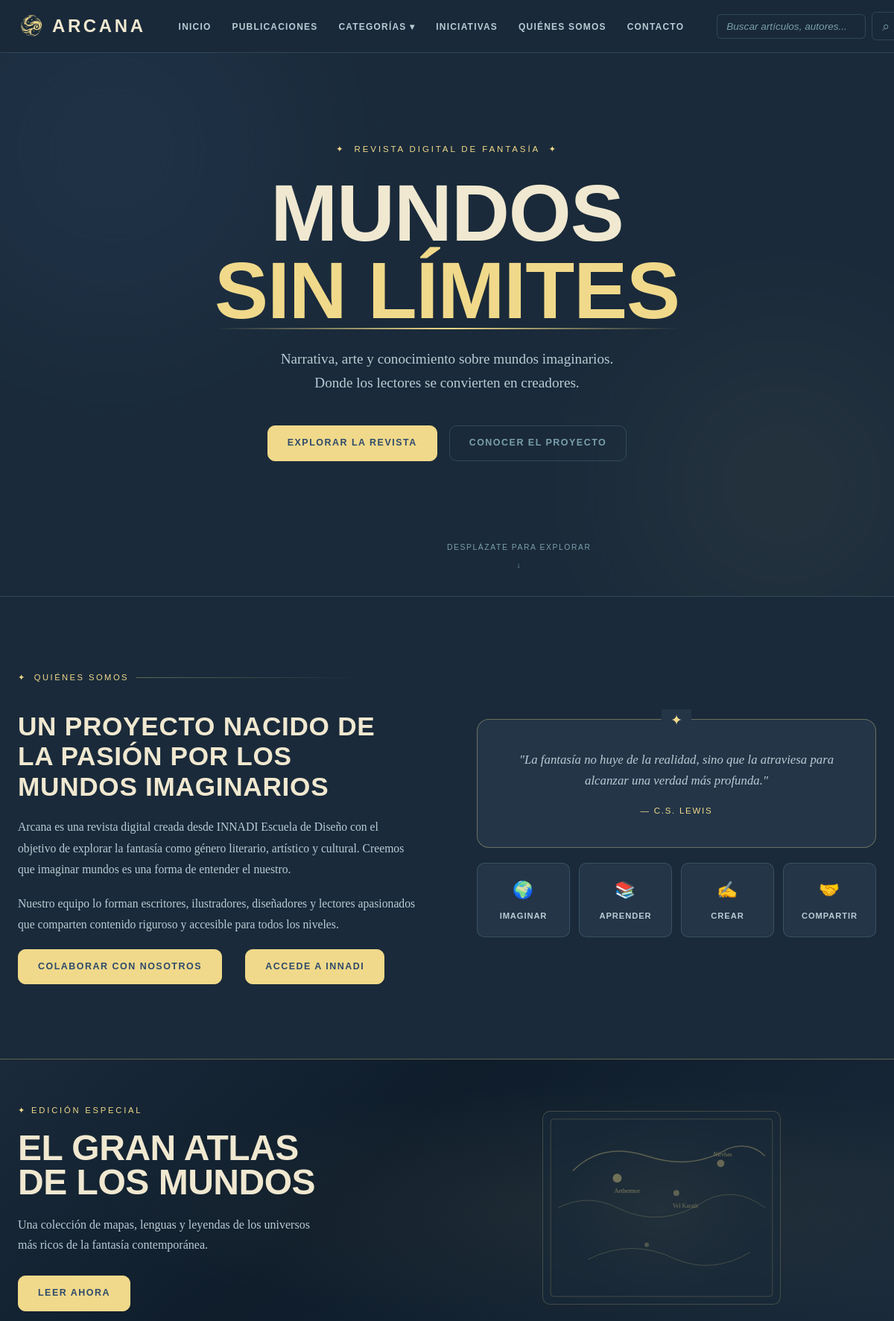
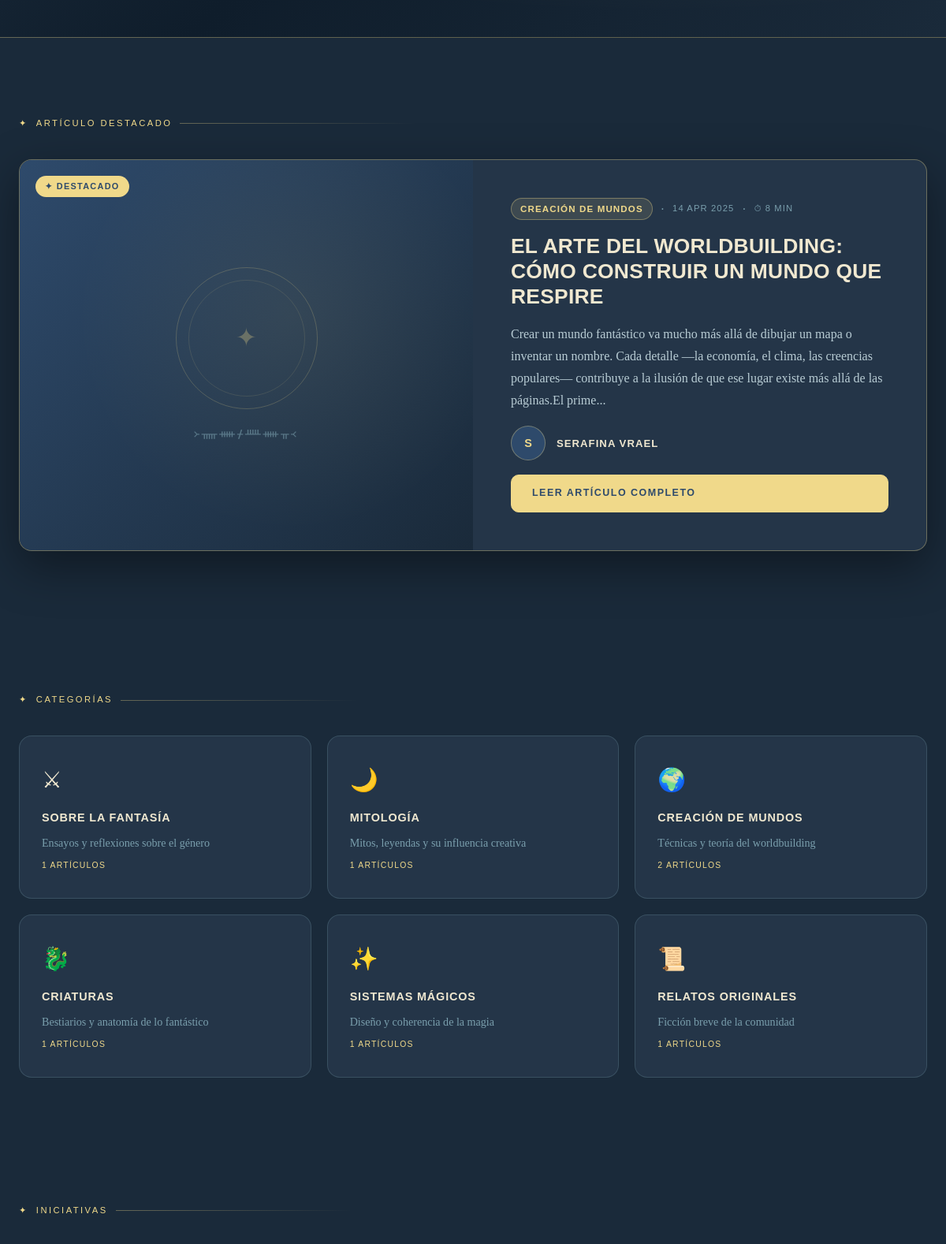
The page / (upper part) on the database its author committed (2 pictures, top to bottom).
### tables this page shows
CREATE TABLE IF NOT EXISTS articulos (
    id INT AUTO_INCREMENT PRIMARY KEY,
    titulo VARCHAR(255) NOT NULL,
    contenido TEXT NOT NULL,
    autor_id INT NOT NULL,
    categoria_id INT NOT NULL,
    fecha DATE NOT NULL,
    tiempo_lectura INT DEFAULT 5,
    destacado TINYINT(1) DEFAULT 0,
    visitas INT DEFAULT 0,
    FOREIGN KEY (autor_id) REFERENCES usuarios(id) ON DELETE CASCADE,
    FOREIGN KEY (categoria_id) REFERENCES categorias(id) ON DELETE CASCADE
);

CREATE TABLE IF NOT EXISTS categorias (
    id INT AUTO_INCREMENT PRIMARY KEY,
    nombre VARCHAR(50) NOT NULL,
    descripcion TEXT,
    icono VARCHAR(10) DEFAULT '⚔',
    slug VARCHAR(50) UNIQUE NOT NULL
);

CREATE TABLE IF NOT EXISTS usuarios (
    id INT AUTO_INCREMENT PRIMARY KEY,
    username VARCHAR(50) UNIQUE NOT NULL,
    email VARCHAR(100) UNIQUE NOT NULL,
    password VARCHAR(255) NOT NULL,
    nombre VARCHAR(100),
    bio TEXT,
    avatar VARCHAR(255) DEFAULT 'A',
    fecha_registro TIMESTAMP DEFAULT CURRENT_TIMESTAMP
);

### index.php (the view, shortened to what this page needs)
<?php
require_once 'db/conexion.php';
$sql_destacado = "SELECT a.*, u.nombre as autor_nombre, u.username, u.avatar, c.nombre as cat_nombre, c.slug as cat_slug
                  FROM articulos a
                  JOIN usuarios u ON a.autor_id = u.id
                  JOIN categorias c ON a.categoria_id = c.id
                  WHERE a.destacado = 1 LIMIT 1";
$articulo_destacado = $conexion->query($sql_destacado)->fetch_assoc();
$sql_categorias = "SELECT c.*, COUNT(a.id) as total
                   FROM categorias c
                   LEFT JOIN articulos a ON c.id = a.categoria_id
                   GROUP BY c.id";
$categorias = $conexion->query($sql_categorias);
?>
<!DOCTYPE html>
<html lang="es">
<head>
  <link rel="stylesheet" href="assets/css/revista.css">
  <link rel="stylesheet" href="assets/css/estilo.css">
</head>
<body>
  <nav class="nav" id="nav">
    <div class="nav-inner">
      <a href="index.php" class="nav-logo">
        <img src="assets/img/ico.png" class="nav-logo-img" alt="Arcana">
        <span class="nav-logo-text">Arcana</span>
      </a>
      <ul class="nav-links" id="navLinks">
        <li><a href="index.php" class="nav-link">Inicio</a></li>
        <li><a href="categorias.php" class="nav-link">Publicaciones</a></li>
        <li class="nav-dropdown">
          <a href="#" class="nav-link">Categorías ▾</a>
        </li>
        <li><a href="index.php#iniciativas" class="nav-link">Iniciativas</a></li>
        <li><a href="index.php#quienes" class="nav-link">Quiénes somos</a></li>
        <li><a href="index.php#contacto" class="nav-link">Contacto</a></li>
      </ul>
      <div class="nav-actions">
        <form action="buscar.php" method="GET" style="display:flex;gap:8px;align-items:center;">
          <input type="search" name="q" placeholder="Buscar artículos, autores..." style="background:rgba(26,42,58,0.5);border:1px solid var(--color-border);border-radius:6px;padding:8px 12px;color:var(--color-text);font-family:var(--font-ui);font-size:0.85rem;width:200px;">
          <button type="submit" class="nav-search-btn" aria-label="Buscar">⌕</button>
        </form>
      </div>
    </div>
  </nav>
  <section class="hero-main" id="inicio">
    <div class="hero-bg">
      <div class="hero-orb hero-orb-1"></div>
      <div class="hero-orb hero-orb-2"></div>
      <div class="hero-particles" id="particles"></div>
    </div>
    <div class="hero-content">
      <p class="hero-eyebrow">✦ &nbsp;Revista Digital de Fantasía &nbsp;✦</p>
      <h1 class="hero-title">
        <span class="hero-title-line">Mundos</span>
        <span class="hero-title-line hero-title-accent">sin límites</span>
      </h1>
      <p class="hero-subtitle">Narrativa, arte y conocimiento sobre mundos imaginarios.<br>Donde los lectores se convierten en creadores.</p>
      <div class="hero-cta-group">
        <a href="categorias.php" class="btn btn-primary">Explorar la revista</a>
        <a href="#quienes" class="btn btn-ghost">Conocer el proyecto</a>
      </div>
    </div>
    <div class="hero-scroll-hint">
      <span>Desplázate para explorar</span>
      <div class="scroll-arrow">↓</div>
    </div>
  </section>
  <section class="quienes-section" id="quienes">
    <div class="container">
      <div class="quienes-inner">
        <div class="quienes-text">
          <div class="section-label"><span>✦</span> Quiénes somos</div>
          <h2>Un proyecto nacido de la pasión por los mundos imaginarios</h2>
          <p>Arcana es una revista digital creada desde INNADI Escuela de Diseño con el objetivo de explorar la fantasía como género literario, artístico y cultural. Creemos que imaginar mundos es una forma de entender el nuestro.</p>
          <p>Nuestro equipo lo forman escritores, ilustradores, diseñadores y lectores apasionados que comparten contenido riguroso y accesible para todos los niveles.</p>
          <a href="#contacto" class="btn btn-primary-cont">Colaborar con nosotros</a>
          <a href="https://www.innadi.com/" class="btn btn-primary">Accede a INNADI</a>
        </div>
        <div class="quienes-visual">
          <div class="manifesto-card">
            <p class="manifesto-quote">"La fantasía no huye de la realidad, sino que la atraviesa para alcanzar una verdad más profunda."</p>
            <p class="manifesto-author">— C.S. Lewis</p>
            <div class="manifesto-deco">✦</div>
          </div>
          <div class="values-grid">
            <div class="value-item"><span>🌍</span><strong>Imaginar</strong></div>
            <div class="value-item"><span>📚</span><strong>Aprender</strong></div>
            <div class="value-item"><span>✍</span><strong>Crear</strong></div>
            <div class="value-item"><span>🤝</span><strong>Compartir</strong></div>
          </div>
        </div>
      </div>
    </div>
  </section>
  <section class="banner-section">
    <div class="banner-inner">
      <div class="banner-text-col">
        <p class="banner-eyebrow">✦ Edición especial</p>
        <h2 class="banner-title">El gran atlas<br>de los mundos</h2>
        <p class="banner-desc">Una colección de mapas, lenguas y leyendas de los universos más ricos de la fantasía contemporánea.</p>
        <a href="articulo.php?id=<?php echo $articulo_destacado['id']; ?>" class="btn btn-primary">Leer ahora</a>
      </div>
      <div class="banner-visual">
        <div class="banner-orb"></div>
        <div class="banner-map-art">
          <svg viewBox="0 0 320 260" fill="none" xmlns="http://www.w3.org/2000/svg">
            <text x="96" y="110" font-size="8" fill="rgba(240,217,138,0.5)" font-family="serif">Aethermor</text>
            <text x="175" y="130" font-size="8" fill="rgba(240,217,138,0.4)" font-family="serif">Vel Karath</text>
            <text x="230" y="60" font-size="8" fill="rgba(240,217,138,0.45)" font-family="serif">Nirvhas</text>
          </svg>
        </div>
      </div>
    </div>
  </section>
  <section class="featured-wrap" id="publicaciones">
    <div class="container">
      <div class="section-label"><span>✦</span> Artículo destacado</div>
      <?php if($articulo_destacado): ?>
      <article class="featured-article">
        <div class="featured-img">
          <div class="featured-img-placeholder">
            <div class="img-art">
              <div class="img-art-circle"></div>
              <div class="img-art-rune">᚛ᚅᚔᚋᚊᚔᚂ᚜</div>
            </div>
          </div>
          <span class="featured-badge">✦ Destacado</span>
        </div>
        <div class="featured-body">
          <div class="featured-meta">
            <span class="tag"><?php echo $articulo_destacado['cat_nombre']; ?></span>
            <span class="meta-sep">·</span>
            <span class="meta-date"><?php echo date('d M Y', strtotime($articulo_destacado['fecha'])); ?></span>
            <span class="meta-sep">·</span>
            <span class="meta-time">⏱ <?php echo $articulo_destacado['tiempo_lectura']; ?> min</span>
          </div>
          <h2 class="featured-title"><?php echo htmlspecialchars($articulo_destacado['titulo']); ?></h2>
          <p class="featured-excerpt"><?php echo strip_tags(substr($articulo_destacado['contenido'], 0, 250)); ?>...</p>
          <div class="featured-author">
            <div class="author-avatar"><?php echo $articulo_destacado['avatar']; ?></div>
            <div>
              <strong><?php echo htmlspecialchars($articulo_destacado['autor_nombre']); ?></strong>
            </div>
          </div>
          <a href="articulo.php?id=<?php echo $articulo_destacado['id']; ?>" class="btn btn-primary">Leer artículo completo</a>
        </div>
      </article>
      <?php endif; ?>
    </div>
  </section>
  <section class="cat-section" id="categorias">
    <div class="container">
      <div class="section-label"><span>✦</span> Categorías</div>
      <div class="cat-grid">
        <?php while($cat = $categorias->fetch_assoc()): ?>
        <a href="categorias.php?cat=<?php echo $cat['slug']; ?>" class="cat-card">
          <div class="cat-icon"><?php echo $cat['icono']; ?></div>
          <h3><?php echo $cat['nombre']; ?></h3>
          <p><?php echo $cat['descripcion']; ?></p>
          <span class="cat-count"><?php echo $cat['total']; ?> artículos</span>
        </a>
        <?php endwhile; ?>
      </div>
    </div>
  </section>
  <section class="iniciativas-section" id="iniciativas">
    <div class="container">
      <div class="section-label"><span>✦</span> Iniciativas</div>
    </div>
  </section>
</body>
</html>

### assets/css/estilo.css (style rules this page uses)
*, *::before, *::after { box-sizing: border-box; }
html { scroll-behavior: smooth; }
body { margin: 0; padding: 0; }
ul { list-style: none; margin: 0; padding: 0; }
a { text-decoration: none; color: inherit; }
button { cursor: pointer; font: inherit; border: none; background: none; }
img { max-width: 100%; display: block; }
.container { width: min(calc(100% - 48px), 1200px); margin: 0 auto; }

### rows shown on the page
articulos: categoria.nombre "CREACIÓN DE MUNDOS", fecha "14 APR 2025", tiempo_lectura "8", titulo "EL ARTE DEL WORLDBUILDING: CÓMO CONSTRUIR UN MUNDO QUE RESPIRE", contenido "Crear un mundo fantástico va mucho más allá de dibujar un mapa o inventar un nombre. Cada detalle —la economía, el clima, las creencias populares— contribuye a la ilusión de que ese lugar existe más allá de las páginas.El prime", autor.avatar "S", autor.nombre "SERAFINA VRAEL"
categorias: icono "⚔", nombre "SOBRE LA FANTASÍA", descripcion "Ensayos y reflexiones sobre el género", total "1"
categorias: icono "🌙", nombre "MITOLOGÍA", descripcion "Mitos, leyendas y su influencia creativa", total "1"
categorias: icono "🌍", nombre "CREACIÓN DE MUNDOS", descripcion "Técnicas y teoría del worldbuilding", total "2"
categorias: icono "🐉", nombre "CRIATURAS", descripcion "Bestiarios y anatomía de lo fantástico", total "1"
categorias: icono "✨", nombre "SISTEMAS MÁGICOS", descripcion "Diseño y coherencia de la magia", total "1"
categorias: icono "📜", nombre "RELATOS ORIGINALES", descripcion "Ficción breve de la comunidad", total "1"
